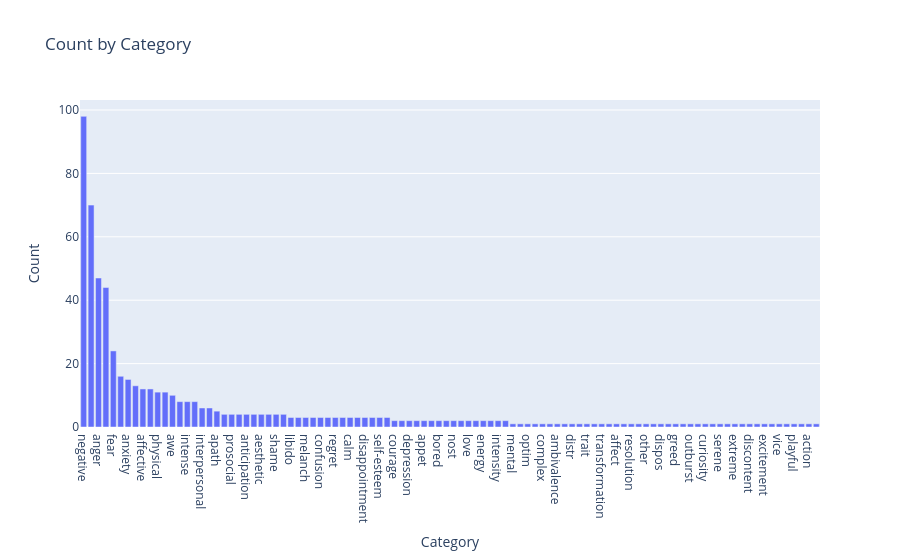

The code cell stored with this chart in its notebook:
### Code cell
category_counts = df["category"].value_counts().reset_index()
category_counts.columns = ["category", "count"]

fig3 = px.bar(
    category_counts,
    x="category",
    y="count",
    title="Count by Category",
    labels={"category": "Category", "count": "Count"}
)

fig3.show()

### Figure 1 — Plotly figure (JSON) as saved in the notebook; plotly's stock layout.template omitted (floating-point values rounded to 4 significant figures)
{"data": [{"hovertemplate": "Category=%{x}<br>Count=%{y}<extra></extra>", "legendgroup": "", "marker": {"color": "#636efa", "pattern": {"shape": ""}}, "name": "", "orientation": "v", "showlegend": false, "textposition": "auto", "type": "bar", "x": ["negative", "positive", "anger", "sadness", "fear", "joy", "anxiety", "disg", "affective", "social", "physical", "self-conscious", "awe", "affection", "intense", "cognitive", "interpersonal", "surprise", "apath", "longing", "prosocial", "primary", "anticipation", "irr", "aesthetic", "mood", "shame", "grief", "libido", "adm", "melanch", "moral", "confusion", "pride", "regret", "guilt", "calm", "relief", "disappointment", "vulner", "self-esteem", "desire", "courage", "self-ass", "depression", "aggression", "appet", "intellectual", "bored", "phobia", "nost", "passion", "love", "laughter", "energy", "physiological", "intensity", "romantic", "mental", "contempt", "optim", "internal", "complex", "adoration", "ambivalence", "amusement", "distr", "caution", "trait", "motivation", "transformation", "psychopath", "affect", "spiritual", "resolution", "psychotic", "other", "atmos", "dispos", "infantil", "greed", "neutral", "outburst", "friendship", "curiosity", "contentment", "serene", "self-de", "extreme", "tact", "discontent", "sati", "excitement", "drive", "vice", "transc", "playful", "intellect", "action", "reality"], "xaxis": "x", "y": [98, 70, 47, 44, 24, 16, 15, 13, 12, 12, 11, 11, 10, 8, 8, 8, 6, 6, 5, 4, 4, 4, 4, 4, 4, 4, 4, 4, 3, 3, 3, 3, 3, 3, 3, 3, 3, 3, 3, 3, 3, 3, 2, 2, 2, 2, 2, 2, 2, 2, 2, 2, 2, 2, 2, 2, 2, 2, 1, 1, 1, 1, 1, 1, 1, 1, 1, 1, 1, 1, 1, 1, 1, 1, 1, 1, 1, 1, 1, 1, 1, 1, 1, 1, 1, 1, 1, 1, 1, 1, 1, 1, 1, 1, 1, 1, 1, 1, 1, 1], "yaxis": "y"}], "layout": {"barmode": "relative", "legend": {"tracegroupgap": 0}, "title": {"text": "Count by Category"}, "xaxis": {"anchor": "y", "domain": [0, 1], "title": {"text": "Category"}}, "yaxis": {"anchor": "x", "domain": [0, 1], "title": {"text": "Count"}}}}
